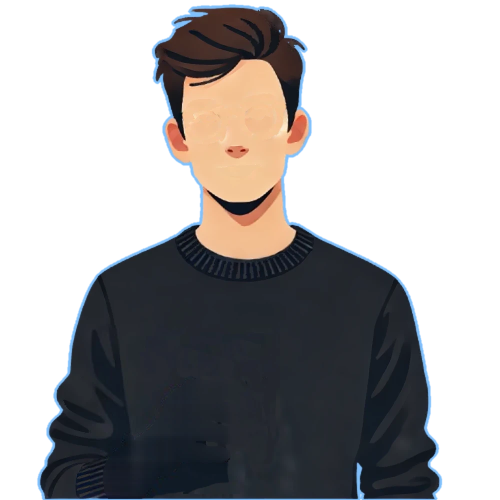
#> input picture src/assets/img/rig/base@2x.webp, 1000 x 1000 px (shown at 1/2 size); its folder holds only this picture in this run
$ python check-rig.py
#> lines starting #> are read from the running program, lines starting #| are printed output that depends on the picture
#!/usr/bin/env python3
"""Comprobación visual del rig: compone base + capas con la geometría medida
(tools/rig-geometry.json) y la pone junto al original completo (marcoCafenoBC.png)
y a un mapa de diferencias. Salida: <out>/rig-check.png (por defecto tools/out/).

Uso: python tools/check-rig.py [carpeta_salida]
"""
import json
import sys
from pathlib import Path

import numpy as np
from PIL import Image, ImageDraw

ROOT = Path(__file__).resolve().parents[1]
IMG = ROOT / "src/assets/img/rig"
geom = json.loads((ROOT / "tools/rig-geometry.json").read_text(encoding="utf-8"))["layers"]
#> (reads tools/rig-geometry.json from the repository)
out_dir = Path(sys.argv[1]) if len(sys.argv) > 1 else ROOT / "tools/out"
out_dir.mkdir(parents=True, exist_ok=True)

ORDER = ["base", "lips", "eyes", "brow-l", "brow-r", "glasses", "cup", "hand"]
S = 2  # unidades rig-1000 -> px (composición a 1000 px con las capas @2x)

comp = Image.new("RGBA", (1000, 1100), (26, 32, 48, 255))
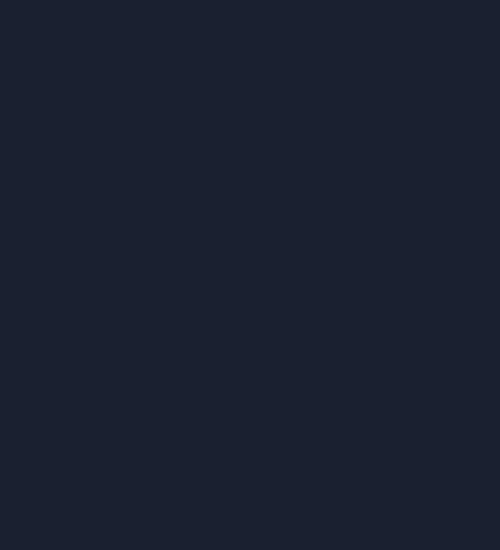
#> comp: PIL image 1000x1100 RGBA (shown at 1/2 size); mean R, G, B, A 26, 32, 48, 255
for name in ORDER:
    box = geom[name]["box"]
    layer = Image.open(IMG / f"{name}@2x.webp").convert("RGBA")
#> layer is the input picture: PIL image 1000x1000 RGBA; mean R, G, B, A 52.6, 109.9, 165, 119.7
    layer = layer.resize((box[2], box[3]), Image.LANCZOS) if layer.size != (box[2], box[3]) else layer
    comp.alpha_composite(layer, (box[0], box[1]))
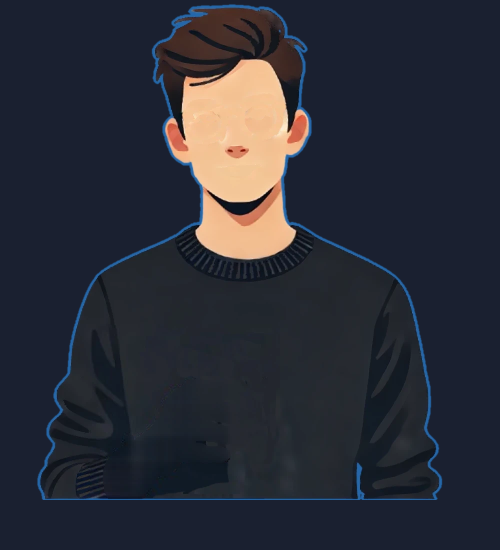
#> comp: PIL image 1000x1100 RGBA (shown at 1/2 size); mean R, G, B, A 42.9, 45.1, 54.7, 255
#> (the run stopped early here; a loop or call above may not have finished)
